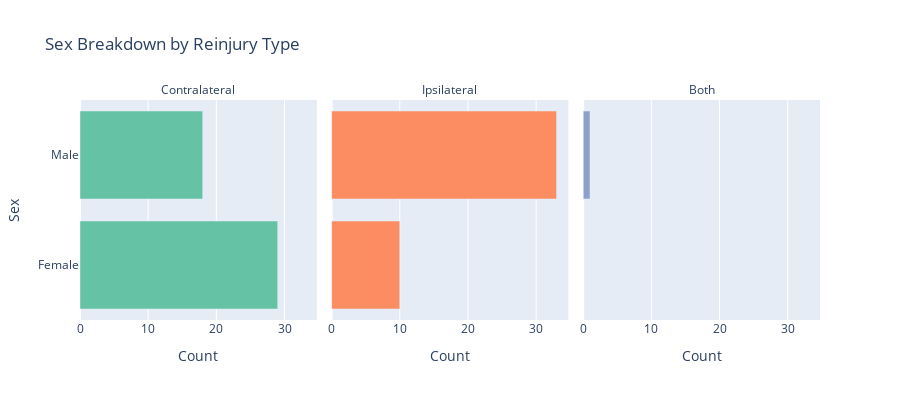

Notebook source saved alongside this figure:
### Code cell
# shifted row values by 1 - for every graft_type recorded, reinjury was blank so shifted by 1 to match
m_df['reinjury_shifted'] = m_df['reinjury'].shift(-1)
df2 = m_df[m_df['sex_dashboard'].notna()][['sex_dashboard', 'reinjury_shifted']]
df2.columns = ['sex_dashboard', 'reinjury']
print(df2.head()) # previewing cleaned dataset

df2 = df2[
    (df2['reinjury'].str.upper() != 'BLANK') &
    (df2['sex_dashboard'].str.upper() != 'BLANK')]

df2 = df2[df2['reinjury'].str.upper() != 'NO'] # dropping 'no' reinjury records


grouped_counts2 = (
    df2.groupby(['sex_dashboard', 'reinjury'])
    .size()
    .reset_index(name='count')
)


fig = px.bar(
    grouped_counts2,
    x='count',
    y='sex_dashboard',
    facet_col='reinjury',
    orientation='h',
    color='reinjury',
    color_discrete_sequence=px.colors.qualitative.Set2,
    labels={
        'count': 'Count',
        'sex_dashboard': 'Sex',
        'reinjury': 'Reinjury Type'
    },
    title='Sex Breakdown by Reinjury Type'
)

# appearance of bars and text labels
fig.update_traces(
    textposition='outside',  # text labels outside the bars
)

fig.update_layout(
    showlegend=False,
    title=dict(x=0.05),
    height=400
)

fig.for_each_annotation(lambda a: a.update(text=a.text.split("=")[-1]))  # Clean facet titles

fig.show()

### Figure 1 — Plotly figure (JSON) as saved in the notebook; plotly's stock layout.template omitted (floating-point values rounded to 4 significant figures)
{"data": [{"alignmentgroup": "True", "hovertemplate": "Reinjury Type=Contralateral<br>Count=%{x}<br>Sex=%{y}<extra></extra>", "legendgroup": "Contralateral", "marker": {"color": "rgb(102,194,165)", "pattern": {"shape": ""}}, "name": "Contralateral", "offsetgroup": "Contralateral", "orientation": "h", "showlegend": true, "textposition": "outside", "type": "bar", "x": [29, 18], "xaxis": "x", "y": ["Female", "Male"], "yaxis": "y"}, {"alignmentgroup": "True", "hovertemplate": "Reinjury Type=Ipsilateral<br>Count=%{x}<br>Sex=%{y}<extra></extra>", "legendgroup": "Ipsilateral", "marker": {"color": "rgb(252,141,98)", "pattern": {"shape": ""}}, "name": "Ipsilateral", "offsetgroup": "Ipsilateral", "orientation": "h", "showlegend": true, "textposition": "outside", "type": "bar", "x": [10, 33], "xaxis": "x2", "y": ["Female", "Male"], "yaxis": "y2"}, {"alignmentgroup": "True", "hovertemplate": "Reinjury Type=Both<br>Count=%{x}<br>Sex=%{y}<extra></extra>", "legendgroup": "Both", "marker": {"color": "rgb(141,160,203)", "pattern": {"shape": ""}}, "name": "Both", "offsetgroup": "Both", "orientation": "h", "showlegend": true, "textposition": "outside", "type": "bar", "x": [1], "xaxis": "x3", "y": ["Male"], "yaxis": "y3"}], "layout": {"annotations": [{"font": {}, "showarrow": false, "text": "Contralateral", "x": 0.16, "xanchor": "center", "xref": "paper", "y": 1, "yanchor": "bottom", "yref": "paper"}, {"font": {}, "showarrow": false, "text": "Ipsilateral", "x": 0.5, "xanchor": "center", "xref": "paper", "y": 1, "yanchor": "bottom", "yref": "paper"}, {"font": {}, "showarrow": false, "text": "Both", "x": 0.84, "xanchor": "center", "xref": "paper", "y": 1, "yanchor": "bottom", "yref": "paper"}], "barmode": "relative", "height": 400, "legend": {"title": {"text": "Reinjury Type"}, "tracegroupgap": 0}, "showlegend": false, "title": {"text": "Sex Breakdown by Reinjury Type", "x": 0.05}, "xaxis": {"anchor": "y", "domain": [0, 0.32], "title": {"text": "Count"}}, "xaxis2": {"anchor": "y2", "domain": [0.34, 0.66], "matches": "x", "title": {"text": "Count"}}, "xaxis3": {"anchor": "y3", "domain": [0.68, 1.0], "matches": "x", "title": {"text": "Count"}}, "yaxis": {"anchor": "x", "domain": [0, 1], "title": {"text": "Sex"}}, "yaxis2": {"anchor": "x2", "domain": [0, 1], "matches": "y", "showticklabels": false}, "yaxis3": {"anchor": "x3", "domain": [0, 1], "matches": "y", "showticklabels": false}}}
